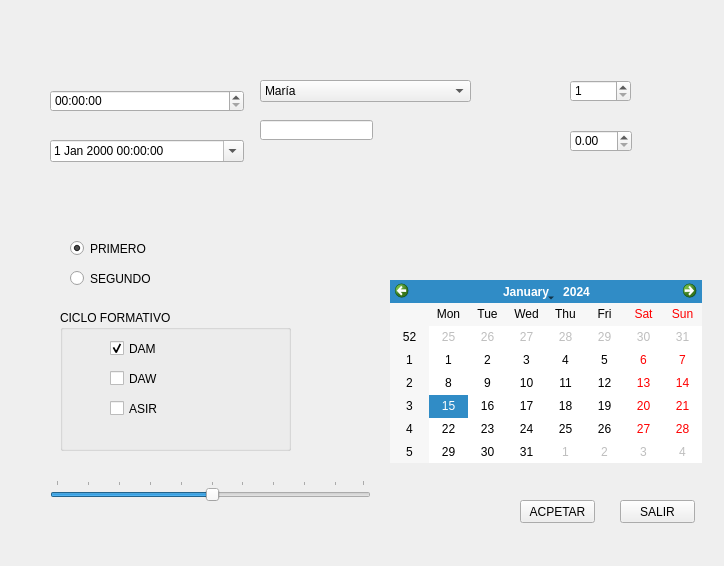
<?xml version="1.0" encoding="UTF-8"?>
<ui version="4.0">
 <class>Form</class>
 <widget class="QWidget" name="Form">
  <property name="enabled">
   <bool>true</bool>
  </property>
  <property name="geometry">
   <rect>
    <x>0</x>
    <y>0</y>
    <width>724</width>
    <height>566</height>
   </rect>
  </property>
  <property name="windowTitle">
   <string>Form</string>
  </property>
  <widget class="QPushButton" name="pushButton">
   <property name="geometry">
    <rect>
     <x>520</x>
     <y>500</y>
     <width>75</width>
     <height>23</height>
    </rect>
   </property>
   <property name="text">
    <string>ACPETAR</string>
   </property>
  </widget>
  <widget class="QPushButton" name="pushButton_2">
   <property name="geometry">
    <rect>
     <x>620</x>
     <y>500</y>
     <width>75</width>
     <height>23</height>
    </rect>
   </property>
   <property name="text">
    <string>SALIR</string>
   </property>
  </widget>
  <widget class="QRadioButton" name="radioButton">
   <property name="enabled">
    <bool>true</bool>
   </property>
   <property name="geometry">
    <rect>
     <x>70</x>
     <y>240</y>
     <width>82</width>
     <height>17</height>
    </rect>
   </property>
   <property name="text">
    <string>PRIMERO</string>
   </property>
   <property name="checked">
    <bool>true</bool>
   </property>
  </widget>
  <widget class="QRadioButton" name="radioButton_2">
   <property name="geometry">
    <rect>
     <x>70</x>
     <y>270</y>
     <width>82</width>
     <height>17</height>
    </rect>
   </property>
   <property name="text">
    <string>SEGUNDO</string>
   </property>
  </widget>
  <widget class="QGroupBox" name="groupBox">
   <property name="geometry">
    <rect>
     <x>60</x>
     <y>310</y>
     <width>231</width>
     <height>141</height>
    </rect>
   </property>
   <property name="title">
    <string>CICLO FORMATIVO</string>
   </property>
   <widget class="QCheckBox" name="checkBox_3">
    <property name="geometry">
     <rect>
      <x>50</x>
      <y>90</y>
      <width>70</width>
      <height>17</height>
     </rect>
    </property>
    <property name="text">
     <string>ASIR</string>
    </property>
   </widget>
   <widget class="QCheckBox" name="checkBox">
    <property name="geometry">
     <rect>
      <x>50</x>
      <y>30</y>
      <width>70</width>
      <height>17</height>
     </rect>
    </property>
    <property name="text">
     <string>DAM</string>
    </property>
    <property name="checked">
     <bool>true</bool>
    </property>
    <property name="autoRepeat">
     <bool>false</bool>
    </property>
   </widget>
   <widget class="QCheckBox" name="checkBox_2">
    <property name="geometry">
     <rect>
      <x>50</x>
      <y>60</y>
      <width>70</width>
      <height>17</height>
     </rect>
    </property>
    <property name="text">
     <string>DAW</string>
    </property>
   </widget>
  </widget>
  <widget class="QComboBox" name="comboBox">
   <property name="geometry">
    <rect>
     <x>260</x>
     <y>80</y>
     <width>211</width>
     <height>22</height>
    </rect>
   </property>
   <property name="editable">
    <bool>false</bool>
   </property>
   <item>
    <property name="text">
     <string>María</string>
    </property>
   </item>
   <item>
    <property name="text">
     <string>Alberto</string>
    </property>
   </item>
   <item>
    <property name="text">
     <string>Javier</string>
    </property>
   </item>
   <item>
    <property name="text">
     <string>Maribel</string>
    </property>
   </item>
  </widget>
  <widget class="QLineEdit" name="lineEdit">
   <property name="geometry">
    <rect>
     <x>260</x>
     <y>120</y>
     <width>113</width>
     <height>20</height>
    </rect>
   </property>
   <property name="echoMode">
    <enum>QLineEdit::Password</enum>
   </property>
  </widget>
  <widget class="QSpinBox" name="spinBox">
   <property name="geometry">
    <rect>
     <x>570</x>
     <y>80</y>
     <width>61</width>
     <height>22</height>
    </rect>
   </property>
   <property name="minimum">
    <number>1</number>
   </property>
   <property name="maximum">
    <number>3</number>
   </property>
   <property name="value">
    <number>1</number>
   </property>
  </widget>
  <widget class="QDoubleSpinBox" name="doubleSpinBox">
   <property name="geometry">
    <rect>
     <x>570</x>
     <y>130</y>
     <width>62</width>
     <height>22</height>
    </rect>
   </property>
  </widget>
  <widget class="QTimeEdit" name="timeEdit">
   <property name="geometry">
    <rect>
     <x>50</x>
     <y>90</y>
     <width>194</width>
     <height>22</height>
    </rect>
   </property>
  </widget>
  <widget class="QDateTimeEdit" name="dateTimeEdit">
   <property name="geometry">
    <rect>
     <x>50</x>
     <y>140</y>
     <width>194</width>
     <height>22</height>
    </rect>
   </property>
   <property name="calendarPopup">
    <bool>true</bool>
   </property>
   <property name="timeSpec">
    <enum>Qt::LocalTime</enum>
   </property>
  </widget>
  <widget class="QCalendarWidget" name="calendarWidget">
   <property name="geometry">
    <rect>
     <x>390</x>
     <y>280</y>
     <width>312</width>
     <height>183</height>
    </rect>
   </property>
  </widget>
  <widget class="QSlider" name="horizontalSlider">
   <property name="geometry">
    <rect>
     <x>50</x>
     <y>480</y>
     <width>321</width>
     <height>22</height>
    </rect>
   </property>
   <property name="singleStep">
    <number>10</number>
   </property>
   <property name="value">
    <number>50</number>
   </property>
   <property name="sliderPosition">
    <number>50</number>
   </property>
   <property name="orientation">
    <enum>Qt::Horizontal</enum>
   </property>
   <property name="invertedAppearance">
    <bool>false</bool>
   </property>
   <property name="invertedControls">
    <bool>false</bool>
   </property>
   <property name="tickPosition">
    <enum>QSlider::TicksAbove</enum>
   </property>
   <property name="tickInterval">
    <number>10</number>
   </property>
  </widget>
 </widget>
 <resources/>
 <connections/>
</ui>
